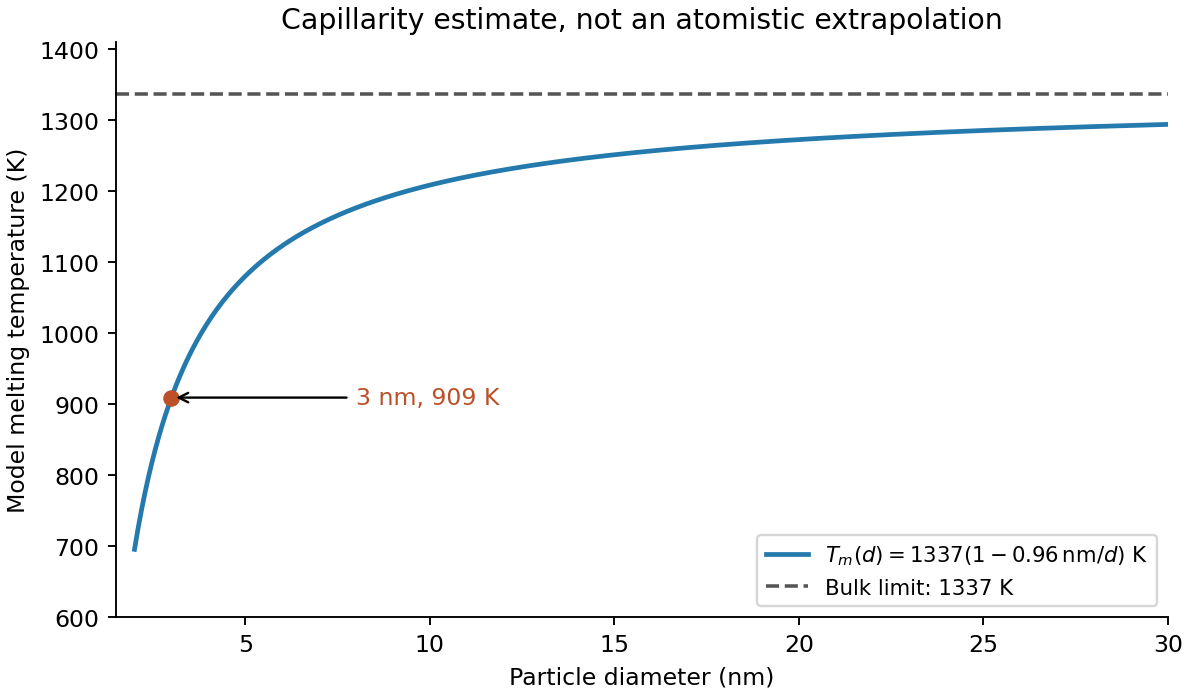

Python code for this plot:
"""Original explanatory model figure; Python 3.14, NumPy and Matplotlib.
Run from the desired output directory. No exam image or experimental data used.
"""
import numpy as np
import matplotlib
matplotlib.use("Agg")
import matplotlib.pyplot as plt
plt.rcParams.update({"font.size": 10, "axes.spines.top": False, "axes.spines.right": False})
d=np.linspace(2,30,600)
fig,ax=plt.subplots(figsize=(7,4.1),layout='constrained')
ax.plot(d,1337*(1-.96/d),color='#2479ad',lw=2,label=r'$T_m(d)=1337(1-0.96\,\mathrm{nm}/d)\ \mathrm{K}$')
ax.axhline(1337,color='#555555',ls='--',label='Bulk limit: 1337 K')
ax.plot(3,909.16,'o',color='#bb5029')
ax.annotate('3 nm, 909 K',(3,909.16),(8,900),arrowprops=dict(arrowstyle='->'),color='#bb5029')
ax.set(xlabel='Particle diameter (nm)',ylabel='Model melting temperature (K)',ylim=(600,1410),xlim=(1.5,30),title='Capillarity estimate, not an atomistic extrapolation')
ax.legend(loc='lower right',fontsize=9)
fig.savefig('paper-2-gold-melting.png',dpi=170,facecolor='white')
